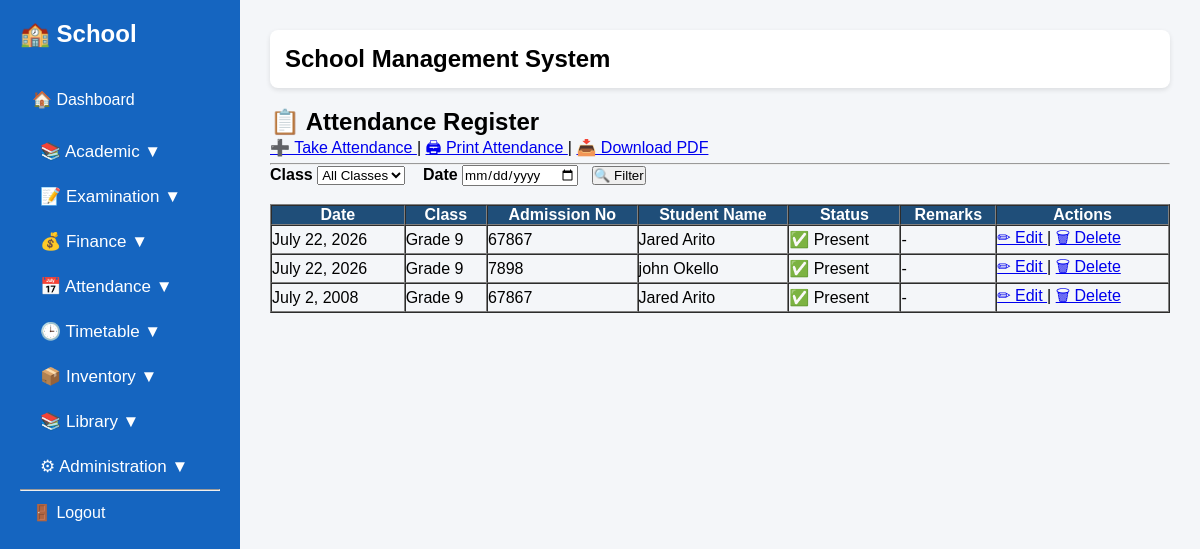
The app's page /attendance/ (signed in), older data.
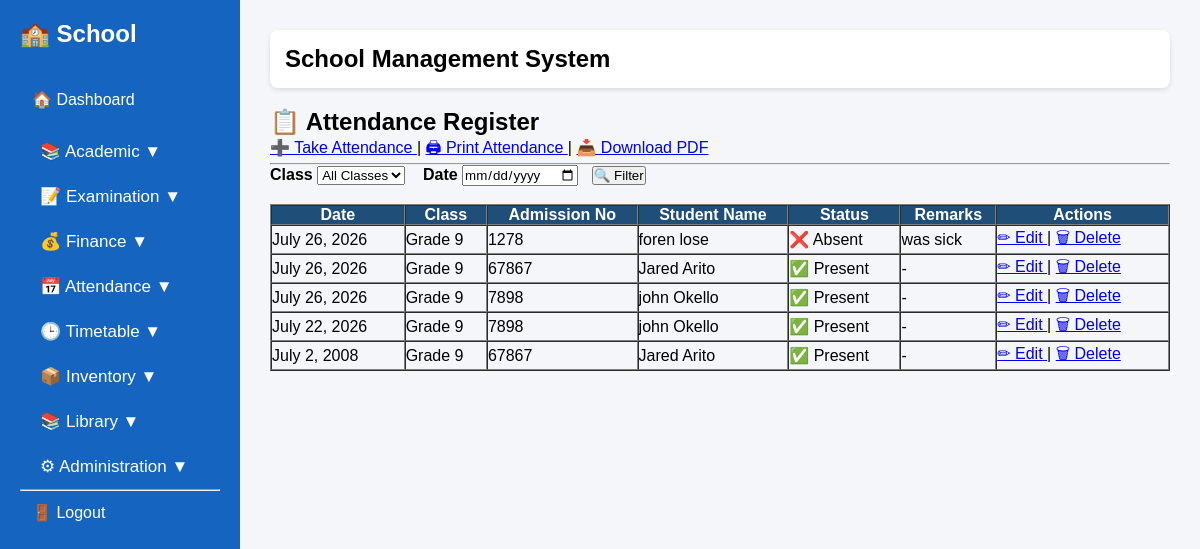
The same page, newer data.
### students/models.py (models this page shows, shortened)
class Attendance(models.Model):
    STATUS_CHOICES = [
        ("Present", "Present"),
        ("Absent", "Absent"),
        ("Late", "Late"),
        ("Excused", "Excused"),
    ]
    student = models.ForeignKey(
        Student,
        on_delete=models.CASCADE
    )
    school_class = models.ForeignKey(
        SchoolClass,
        on_delete=models.CASCADE
    )
    date = models.DateField()
    status = models.CharField(
        max_length=10,
        choices=STATUS_CHOICES,
        default="Present",
    )
    remarks = models.CharField(
        max_length=200,
        blank=True,
    )
    class Meta:
        constraints = [
            models.UniqueConstraint(
                fields=["student", "date"],
                name="unique_student_attendance_date",
            )
        ]

class SchoolClass(models.Model):
    name = models.CharField(max_length=50, unique=True)
    class_teacher = models.ForeignKey(
        Teacher,
        on_delete=models.SET_NULL,
        null=True,
        blank=True,
        related_name="class_teacher_for",
    )

class Student(models.Model):
    admission_number = models.CharField(max_length=20, unique=True)
    first_name = models.CharField(max_length=100)
    last_name = models.CharField(max_length=100)
    gender = models.CharField(
        max_length=10,
        choices=[
            ("Male", "Male"),
            ("Female", "Female"),
        ],
    )
    date_of_birth = models.DateField()
    school_class = models.ForeignKey(
        SchoolClass,
        on_delete=models.SET_NULL,
        null=True,
        blank=True,
        related_name="students",
    )
    parent_name = models.CharField(max_length=100)
    phone = models.CharField(max_length=20)
    photo = models.ImageField(
        upload_to="students/",
        blank=True,
        null=True,
    )

### students/views.py (the view)
@login_required
@in_group(
    "Administrators",
    "Head Teacher",
    "Senior Teacher",
    "Teachers",
    "Secretaries",
)
def attendance_list(request):
    attendances = Attendance.objects.select_related(
        "student",
        "school_class",
    )
    classes = SchoolClass.objects.all()
    school_class = request.GET.get("school_class")
    date = request.GET.get("date")
    if school_class:
        attendances = attendances.filter(
            school_class_id=school_class
        )
    if date:
        attendances = attendances.filter(
            date=date
        )
    attendances = attendances.order_by(
        "-date",
        "school_class__name",
        "student__admission_number",
    )
    return render(
        request,
        "students/attendance_list.html",
        {
            "attendances": attendances,
            "classes": classes,
        },
    )

### templates/students/attendance_list.html (shortened to what this page needs)
{% extends "base.html" %}
{% block content %}
<h2>📋 Attendance Register</h2>
<p>
    <a href="{% url 'take_attendance' %}">
        ➕ Take Attendance
    </a>
    |
        <a href="{% url 'print_attendance' %}?action=view&school_class={{ request.GET.school_class }}&date={{ request.GET.date }}">
        🖨 Print Attendance
    </a>
    |
    <a href="{% url 'print_attendance' %}?action=download&school_class={{ request.GET.school_class }}&date={{ request.GET.date }}">
        📥 Download PDF
    </a>
</p>
<hr>
<form method="GET">
    <label><strong>Class</strong></label>
    <select name="school_class">
        <option value="">All Classes</option>
    </select>
    <label><strong>Date</strong></label>
    <input
        type="date"
        name="date"
        value="{{ request.GET.date }}"
    >
    <button type="submit">
        🔍 Filter
    </button>
</form>
<br>
<table border="1" cellpadding="8" cellspacing="0" width="100%">
    <tr style="background:#1F4E79;color:white;">
        <th>Date</th>
        <th>Class</th>
        <th>Admission No</th>
        <th>Student Name</th>
        <th>Status</th>
        <th>Remarks</th>
        <th>Actions</th>
    </tr>
    {% for attendance in attendances %}
    <tr>
        <td>{{ attendance.date }}</td>
        <td>{{ attendance.school_class.name }}</td>
        <td>{{ attendance.student.admission_number }}</td>
        <td>
            {{ attendance.student.first_name }}
            {{ attendance.student.last_name }}
        </td>
        <td>
            {% if attendance.status == "Present" %}
                ✅ Present
            {% elif attendance.status == "Absent" %}
                ❌ Absent
            {% elif attendance.status == "Late" %}
                ⏰ Late
            {% elif attendance.status == "Excused" %}
                🟡 Excused
            {% endif %}
        </td>
        <td>
            {% if attendance.remarks %}
                {{ attendance.remarks }}
            {% else %}
                -
            {% endif %}
        </td>
        <td>
            <a href="{% url 'edit_attendance' attendance.id %}">
                ✏ Edit
            </a>
            |
            <a href="{% url 'delete_attendance' attendance.id %}">
                🗑 Delete
            </a>
        </td>
    </tr>
    {% empty %}
    <tr>
        <td colspan="7" align="center">
            No attendance records found.
        </td>
    </tr>
    {% endfor %}
</table>
{% endblock %}

Row changes from the older to the newer data that the page shows:
removed Attendance: date "July 22, 2026", school_class.name "Grade 9", student.admission_number "67867", student.first_name "Jared", student.last_name "Arito", status "✅ Present"
added Attendance: date "July 26, 2026", school_class.name "Grade 9", student.admission_number "1278", student.first_name "foren", student.last_name "lose", status "❌ Absent", remarks "was sick"
added Attendance: date "July 26, 2026", school_class.name "Grade 9", student.admission_number "67867", student.first_name "Jared", student.last_name "Arito", status "✅ Present"
added Attendance: date "July 26, 2026", school_class.name "Grade 9", student.admission_number "7898", student.first_name "john", student.last_name "Okello", status "✅ Present"
